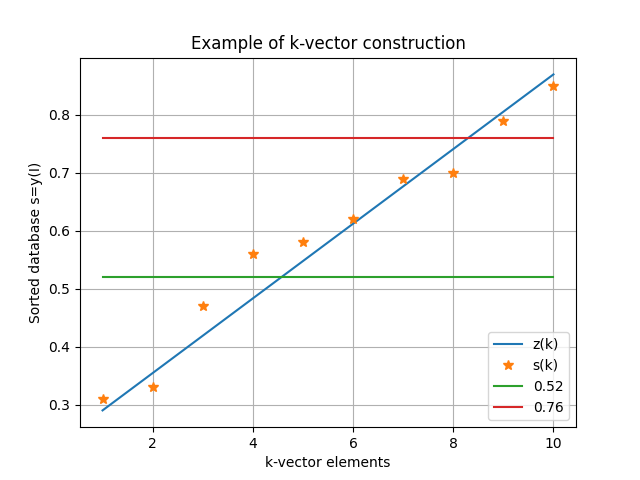

Generate this figure with Python:
import matplotlib.pyplot as plt

# Data
s = [0.31, 0.33, 0.47, 0.56, 0.58, 0.62, 0.69, 0.7, 0.79, 0.85]
n = len(s)

# Minimum and maximum values
y_min = min(s)
y_max = max(s)
print(y_min)
print(y_max)
# Epsilon and xi parameters
epsilon = 2.2e-16
xi = 0.02

# Calculate m, q, and z
m = (y_max - y_min + 2 * xi) / (n - 1)
q = y_min - m - xi
z = [m * (i+1) + q for i in range(n)]  # List comprehension for efficiency
print(z)
# Calculate jb and jt (integer casting)
jb = int((0.52 - q) / m) - 1
jt = int((0.76 - q) / m)

# x-axis for plotting (indices)
x = range(1, n+1)  # Adjust for 1-based indexing if needed

# Create the plot
plt.figure()  # Create a new figure window

plt.plot(x, z, label='z(k)')  # Plot z(k)
plt.plot(x, s, marker='*',markersize=7, linestyle='None', label='s(k)')  # Plot s(k) with markers
plt.plot(x, [0.52 * i / i for i in x], label='0.52')  # Plot 0.52 line with slope 1
plt.plot(x, [0.76 * i / i for i in x], label='0.76')  # Plot 0.76 line with slope 1

plt.xlabel("k-vector elements")
plt.ylabel("Sorted database s=y(I)")
plt.title("Example of k-vector construction")
plt.grid(True)
plt.legend()
plt.savefig("kvector.png")
plt.show()
